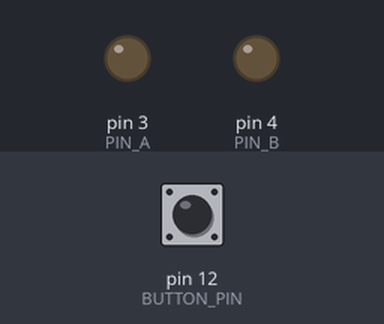
A sketch run on a simulated Arduino Nano, built with avr-gcc and run on an emulated ATmega328P. On the bench: output pins drawn as LEDs (lit = HIGH). Inputs (shaded band) come from the test bench; at power-on: pin 12 (BUTTON_PIN) HIGH. What the sketch prints to the serial monitor is not drawn.

Above: at 1.2 s.
1.3 s: pin 12 (BUTTON_PIN) pulled LOW for 0.15 s
At 1.63 s:
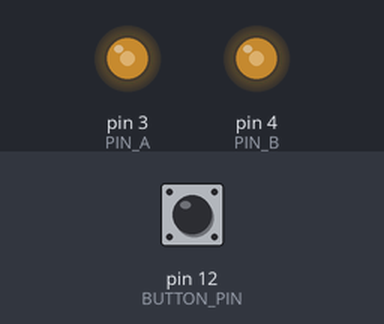
3.4 s: pin 12 (BUTTON_PIN) pulled LOW for 1 s
At 5.0 s:
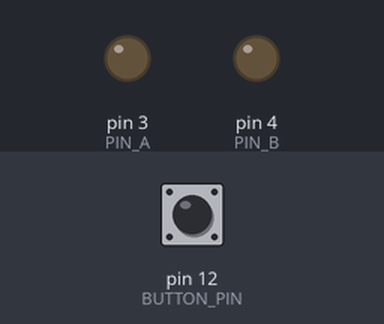
6.4 s: pin 12 (BUTTON_PIN) pulled LOW for 3.2 s
At 7.36 s:
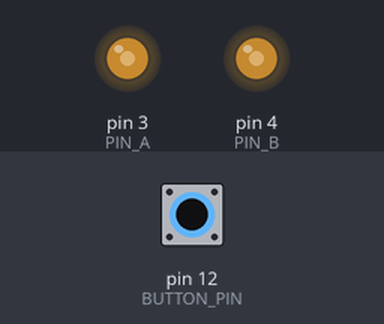
Timing chart, 0 to 11.3 s (numbered marks = the images above; inputs shaded):
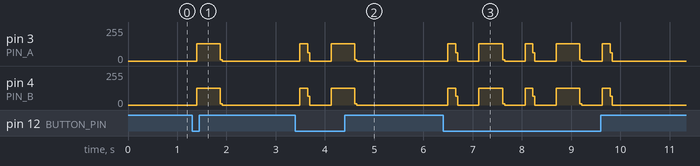

Measured:
- after the input at 1.3 s, pin 3 (PIN_A): 0/255 → 130/255 after 0.09 s, → 0/255 0.48 s later; pin 4 (PIN_B): 0/255 → 126/255 after 0.09 s, → 0/255 0.48 s later
- after the input at 3.4 s, pin 3 (PIN_A): 0/255 → 130/255 after 0.09 s, → 0/255 0.16 s later, → 130/255 0.47 s later, → 0/255 0.48 s later; pin 4 (PIN_B): 0/255 → 126/255 after 0.09 s, → 0/255 0.16 s later, → 127/255 0.47 s later, → 0/255 0.48 s later

The sketch:

magspoof.ino
```cpp
// Copied from https://github.com/joshlf/magspoof.git
// and https://github.com/samyk/magspoof.git
// and port something to Arduino Nano
// - miaoski

void setPolarity(int polarity);
void playBit(int bit);

#define PIN_A    3      // left pin, to L293D pin 2
#define PIN_B    4      // right pin, to L293D pin 7
#define ENABLE_PIN 13
#define BUTTON_PIN 12
#define CLOCK_US 400
#define BETWEEN_ZERO 53 // 53 zeros between track1 & 2

int polarity = 0;
unsigned int curTrack = 0;
char revTrack[80];

const int sublen[] = { 32, 48, 48 };
const int bitlen[] = {  7,  5,  5 };

const char* tracks[] = {
"%B4503111122223333^MIAOSKI LIN              ^2010200999909999999900990000000?",	// Track 1; %BPAN^NAME^YYMMSSSCVV? + LRC
";4503111122223333=200120099999999?" // Track 2 ;PAN=YYMMSSSDIS? + LRC
};

void setup() {
  pinMode(PIN_A, OUTPUT);
  pinMode(PIN_B, OUTPUT);
  pinMode(BUTTON_PIN, INPUT_PULLUP);
  Serial.begin(9600);
  storeRevTrack(2);
}

// Set the polarity of the elctromagnet.
void setPolarity(int polarity) {
  if (polarity) {
    digitalWrite(PIN_B, LOW);
    digitalWrite(PIN_A, HIGH);
  } else {
    digitalWrite(PIN_A, LOW);
    digitalWrite(PIN_B, HIGH);
  }
}

void playBit(int bit) {
  polarity ^= 1;
  setPolarity(polarity);
  delayMicroseconds(CLOCK_US);

  if (bit == 1) {
    polarity ^= 1;
    setPolarity(polarity);
  }

  delayMicroseconds(CLOCK_US);
}

// when reversing
void reverseTrack(int track) {
  int i = 0;
  track--; // index 0
  polarity = 0;

  while(revTrack[i++] != '\0');
  i--;
  while(i--)
    for (int j = bitlen[track]-1; j >= 0; j--)
      playBit((revTrack[i] >> j) & 1);
}

// plays out a full track, calculating CRCs and LRC
void playTrack(int track)
{
  int tmp, crc, lrc = 0;
  track--; // index 0
  polarity = 0;

  // enable H-bridge and LED
  digitalWrite(ENABLE_PIN, HIGH);

  // First put out a bunch of leading zeros.
  for(int i = 0; i < 25; i++)
    playBit(0);

  Serial.print("Sending: ");
  for(int i = 0; tracks[track][i] != '\0'; i++) {
    Serial.print(tracks[track][i]);     // The delay that Track 1 needs.
    crc = 1;
    tmp = tracks[track][i] - sublen[track];

    for(int j = 0; j < bitlen[track]-1; j++) {
      crc ^= (tmp & 1);
      lrc ^= (tmp & 1) << j;
      playBit(tmp & 1);
      tmp >>= 1;
    }
    playBit(crc);
  }
  Serial.println();

  // finish calculating and send last "byte" (LRC)
  tmp = lrc;
  crc = 1;
  for(int j = 0; j < bitlen[track]-1; j++) {
    crc ^= tmp & 1;
    playBit(tmp & 1);
    tmp >>= 1;
  }
  playBit(crc);

  // if track 1, play 2nd track in reverse (like swiping back?)
/*
  if(track == 0) {
    for(int i = 0; i < BETWEEN_ZERO; i++)
      playBit(0);
    reverseTrack(2);
  }
  */
  // finish with 0's
  for (int i = 0; i < 25; i++)
    playBit(0);

  digitalWrite(PIN_A, LOW);
  digitalWrite(PIN_B, LOW);
  digitalWrite(ENABLE_PIN, LOW);
}


// stores track for reverse usage later
void storeRevTrack(int track) {
  int i, tmp, crc, lrc = 0;
  track--; // index 0
  polarity = 0;

  for (i = 0; tracks[track][i] != '\0'; i++) {
    crc = 1;
    tmp = tracks[track][i] - sublen[track];

    for (int j = 0; j < bitlen[track]-1; j++) {
      crc ^= tmp & 1;
      lrc ^= (tmp & 1) << j;
      tmp & 1 ?
        (revTrack[i] |= 1 << j) :
        (revTrack[i] &= ~(1 << j));
      tmp >>= 1;
    }
    crc ?
      (revTrack[i] |= 1 << 4) :
      (revTrack[i] &= ~(1 << 4));
  }

  // finish calculating and send last "byte" (LRC)
  tmp = lrc;
  crc = 1;
  for (int j = 0; j < bitlen[track]-1; j++) {
    crc ^= tmp & 1;
    tmp & 1 ?
      (revTrack[i] |= 1 << j) :
      (revTrack[i] &= ~(1 << j));
    tmp >>= 1;
  }
  crc ?
    (revTrack[i] |= 1 << 4) :
    (revTrack[i] &= ~(1 << 4));

  i++;
  revTrack[i] = '\0';
}


void loop() {
  memset(revTrack, 1, sizeof(revTrack));
  while(digitalRead(BUTTON_PIN) == HIGH);

  delay(50);
  while(digitalRead(BUTTON_PIN) == HIGH);
  Serial.print("Track ");
  Serial.println(1 + (curTrack % 2));
  playTrack(1 + (curTrack++ % 2));
  delay(400);
}
```
